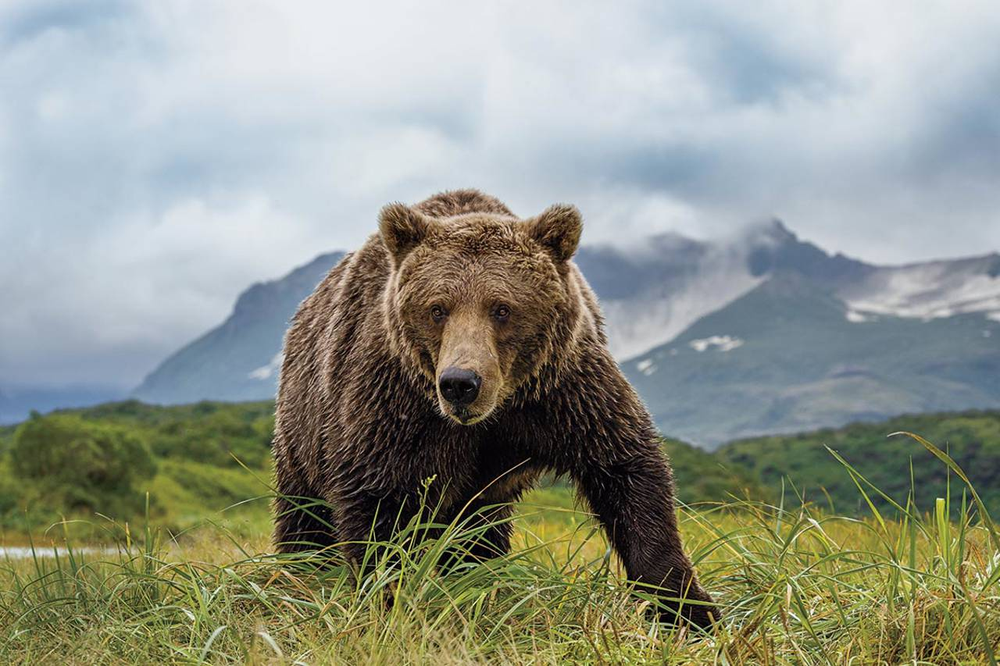
#> input picture data/bear.png, 1000 x 666 px, shrunk from 1280 x 853 before the run
$ python threshold_global.py
#> lines starting #> are read from the running program, lines starting #| are printed output that depends on the picture; after the words box and inside, x2 and y2 are one past the last pixel; in counts of white or black regions, pixels touching at a corner belong together
import cv2
import os

img_path = os.path.join("data", "bear.png")

img = cv2.imread(img_path)
#> img is the input picture: shape (666, 1000, 3); mean B, G, R 137.1, 148.9, 144.2

img_gray = cv2.cvtColor(img, cv2.COLOR_BGR2GRAY)
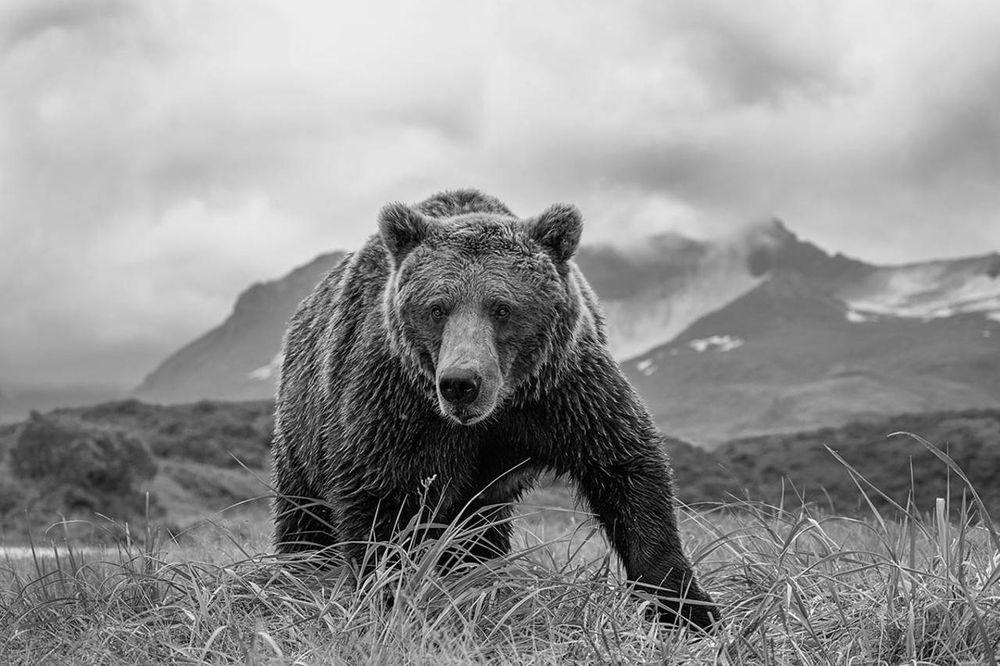
#> img_gray: shape (666, 1000); min 0, max 255, mean 146.2

ret, img_thresh = cv2.threshold(img_gray, 90, 255, cv2.THRESH_BINARY)
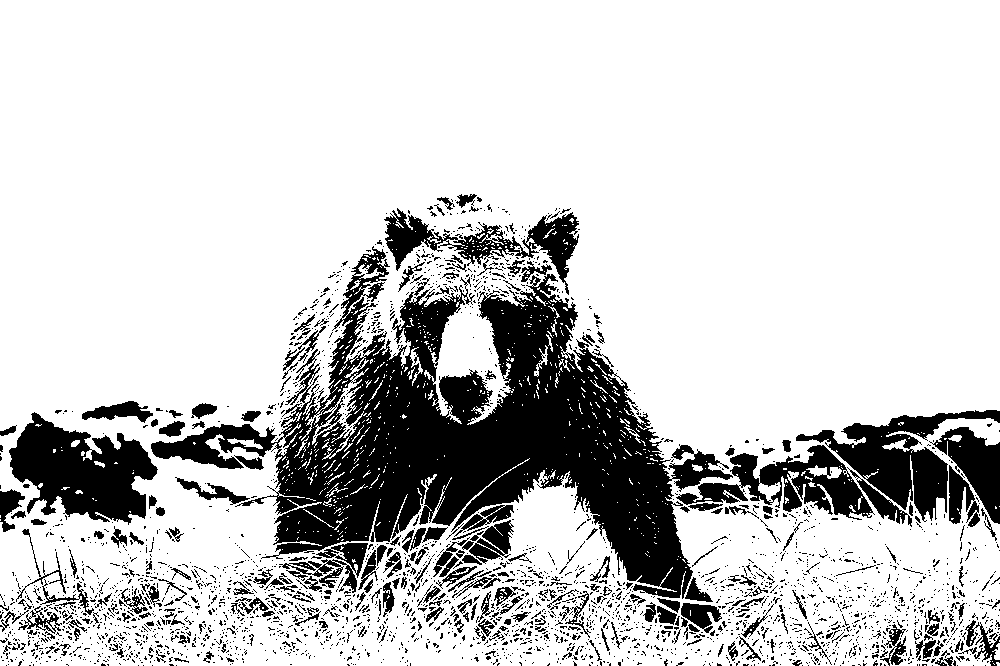
#> img_thresh: shape (666, 1000); 79.5% white; 2920 black regions (2626 under 20 px), largest, box (x1, y1, x2, y2) and area: (151, 246, 733, 599) 69989, (9, 412, 158, 525) 9689, (796, 410, 1000, 522) 7336

img_thresh = cv2.blur(img_thresh, (5,5))
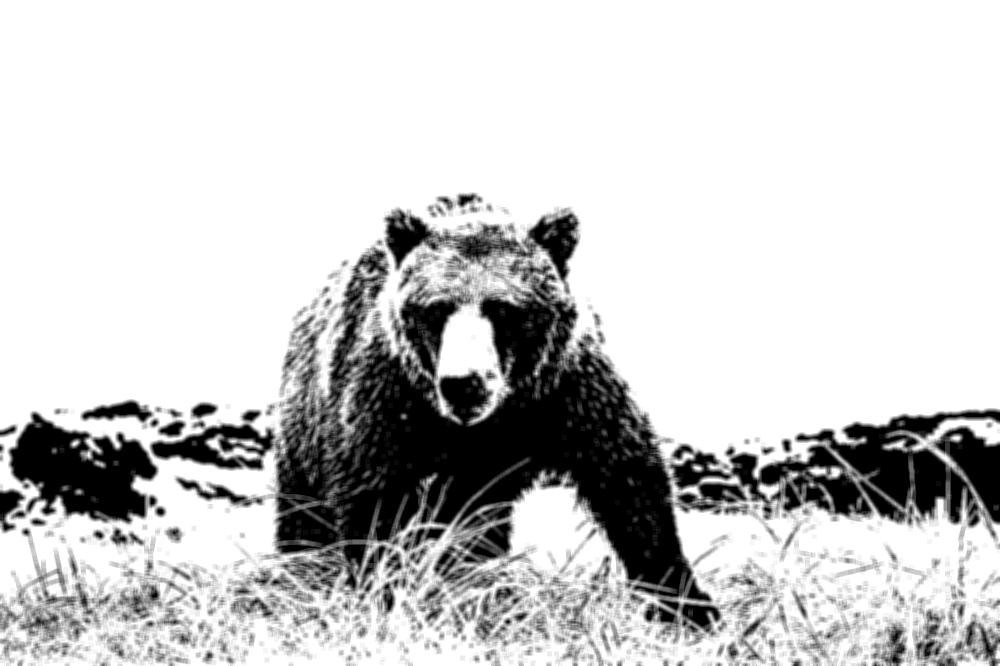
#> img_thresh: shape (666, 1000); min 0, max 255, mean 202.7
ret, img_thresh = cv2.threshold(img_thresh, 80, 255, cv2.THRESH_BINARY)
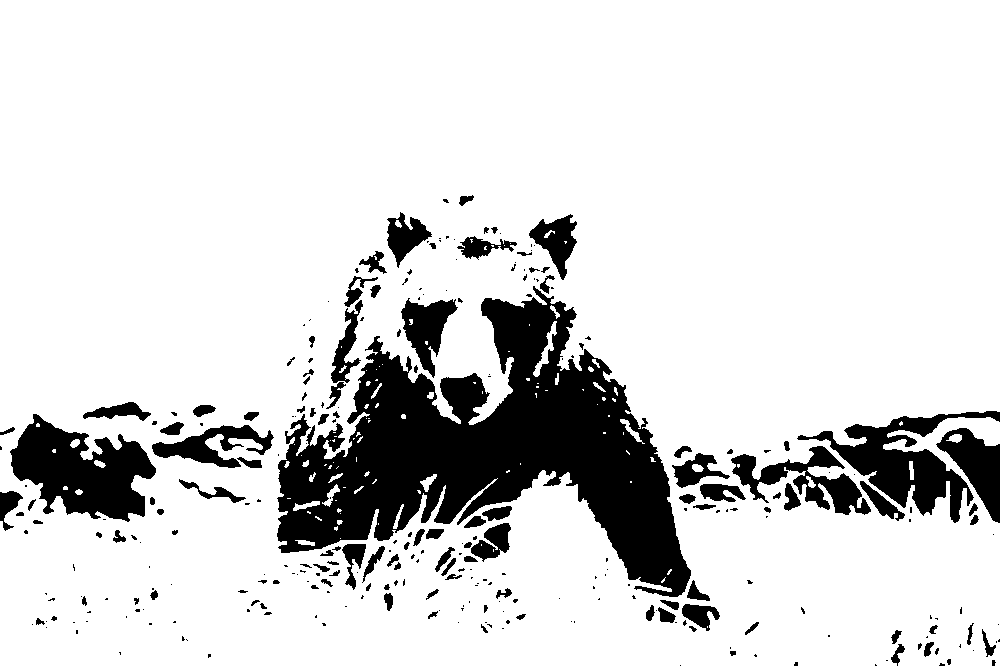
#> img_thresh: shape (666, 1000); 85% white; 294 black regions (174 under 20 px), largest, box (x1, y1, x2, y2) and area: (277, 286, 691, 597) 55730, (10, 414, 156, 522) 8943, (797, 411, 1000, 523) 7133

cv2.imshow("imgGray", img)
cv2.imshow("imgThresh", img_thresh)
cv2.waitKey(0)

$ run again, with data/handwritten.png copied over data/bear.png
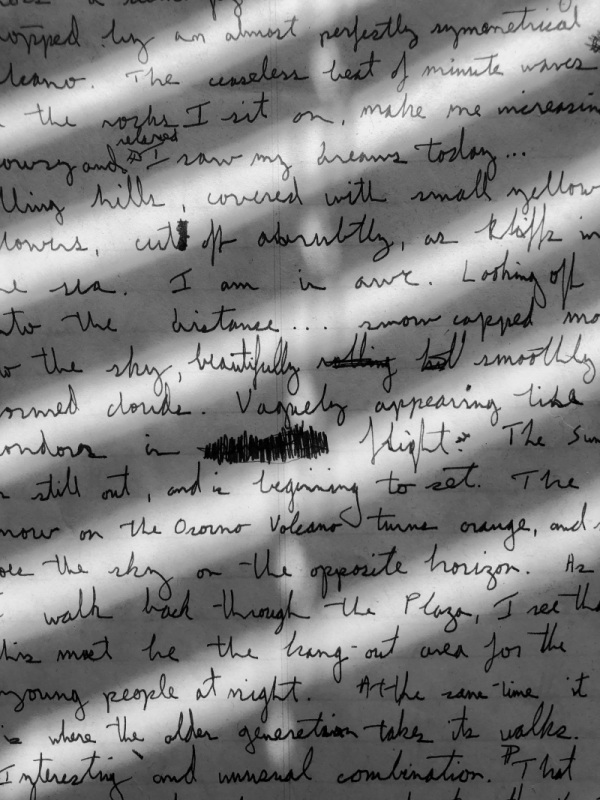
#> input picture data/handwritten.png, 600 x 800 px
#> img is the input picture: shape (800, 600, 3); mean B, G, R 129.6, 129.6, 129.6
#> `ret, img_thresh = cv2.threshold(img_gray, 90, 255, cv2.THRESH_BINARY)`:
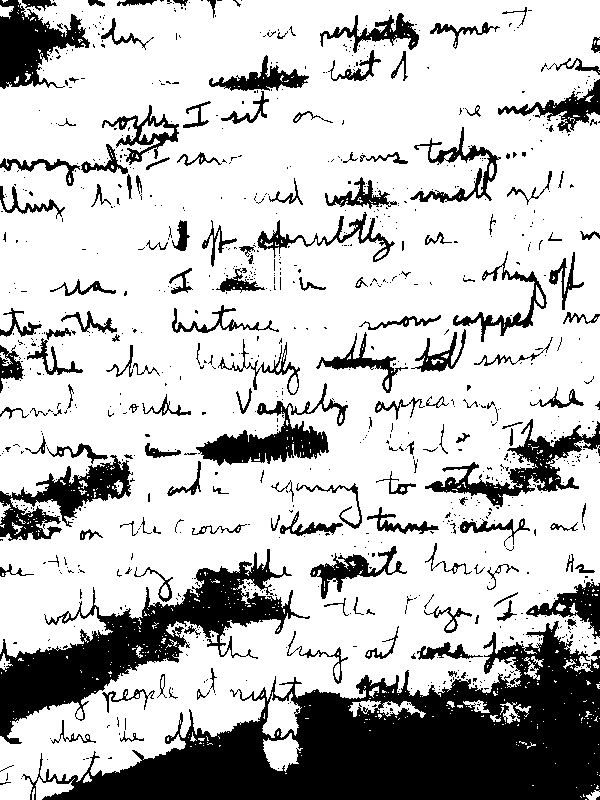
#> img_thresh: shape (800, 600); 75.6% white; 948 black regions (794 under 20 px), largest, box (x1, y1, x2, y2) and area: (22, 621, 600, 800) 47993, (0, 549, 310, 744) 16055, (0, 455, 133, 541) 4209
#> `ret, img_thresh = cv2.threshold(img_thresh, 80, 255, cv2.THRESH_BINARY)`:
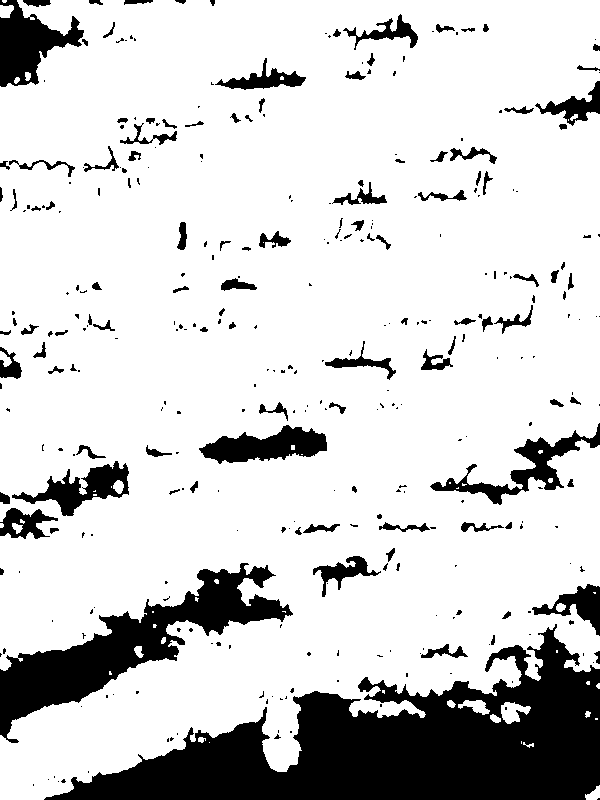
#> img_thresh: shape (800, 600); 81.9% white; 331 black regions (216 under 20 px), largest, box (x1, y1, x2, y2) and area: (44, 624, 600, 800) 44857, (0, 563, 293, 743) 14001, (0, 0, 84, 87) 3609
